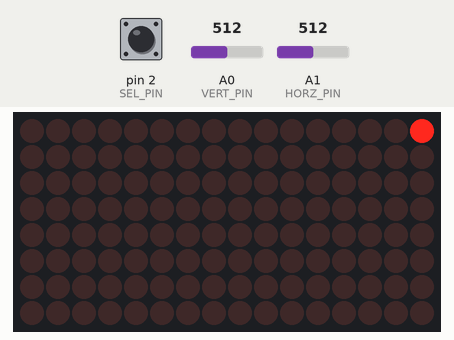
Recording of a sketch running on a simulated Arduino Uno, built with avr-gcc and run on an emulated ATmega328P. On the bench: 16×8 LED matrix. The inputs (shaded band) are chosen by the test bench; at power-on: A1 (HORZ_PIN) = 512, A0 (VERT_PIN) = 512, pin 2 (SEL_PIN) HIGH.

Above: at 1.2 s.
1.3 s: A1 (HORZ_PIN) set to 688
2.8 s: A1 (HORZ_PIN) set to 717
At 4.5 s:
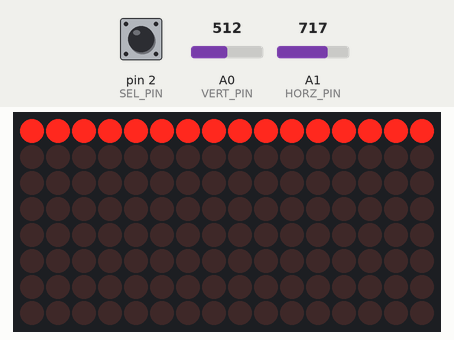
4.6 s: A0 (VERT_PIN) set to 310
6.1 s: A0 (VERT_PIN) set to 284
At 7.7 s:
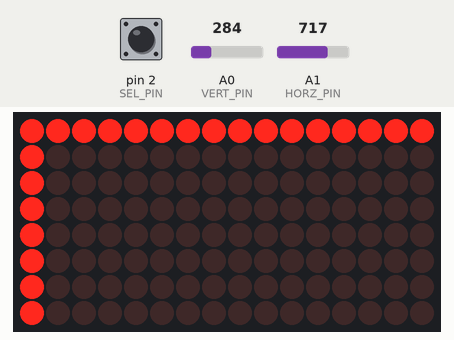
8.0 s: pin 2 (SEL_PIN) pulled LOW for 0.15 s
At 9.1 s:
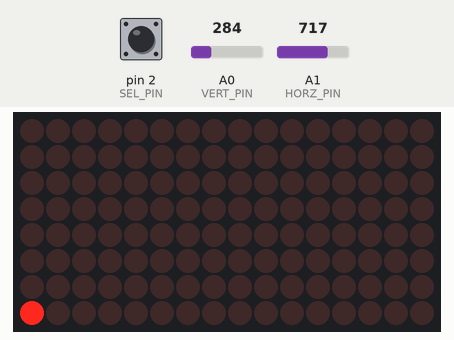
9.6 s: A1 (HORZ_PIN) set to 309
11.1 s: A1 (HORZ_PIN) set to 292
At 13.5 s:
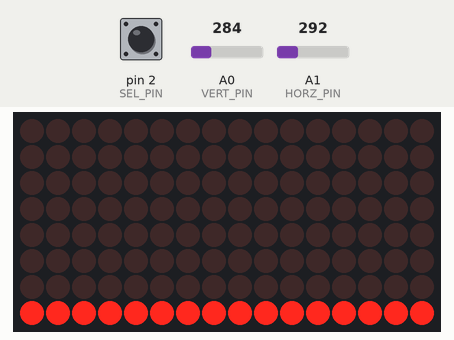
Timing chart, 0 to 13.9 s (numbered marks = the images above; inputs shaded):
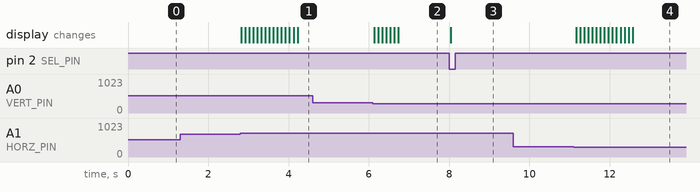

Measured:
- the behaviour switches between 700 and 701 on A1 (HORZ_PIN) (found by bisection; images 0 and 1)
- the behaviour switches between 300 and 299 on A0 (VERT_PIN) (found by bisection; images 1 and 2)
- the behaviour switches between 300 and 299 on A1 (HORZ_PIN) (found by bisection; images 3 and 4)
- after the input at 1.3 s, every drawn part: stays the same
- after the input at 2.8 s, the display: first changes at once (image 1 shows a later state)
- after the input at 4.6 s, every drawn part: stays the same
- after the input at 6.1 s, the display: first changes at once (image 2 shows a later state)
- after the input at 8.0 s, the display: changes after 0.05 s (image 3)
- after the input at 9.6 s, every drawn part: stays the same
- after the input at 11.1 s, the display: first changes after 0.06 s (image 4 shows a later state)

The sketch:

chall.ino
```cpp
#include <MD_MAX72xx.h>
#define MD_MAX7219 MD_MAX72xx

#define	MAX_DEVICES	2

const int maxX = MAX_DEVICES * 8 - 1;
const int maxY = 7;

#define	CLK_PIN		13
#define	DATA_PIN	11
#define	CS_PIN		10

#define VERT_PIN A0
#define HORZ_PIN A1
#define SEL_PIN  2

MD_MAX72XX mx = MD_MAX72XX(MD_MAX72XX::PAROLA_HW, CS_PIN, MAX_DEVICES);

int x = 0;
int y = 0;

void setup() {
  mx.begin();
  mx.control(MD_MAX72XX::INTENSITY, MAX_INTENSITY / 2);
  mx.clear();

  pinMode(VERT_PIN, INPUT);
  pinMode(HORZ_PIN, INPUT);
  pinMode(SEL_PIN, INPUT_PULLUP);
}

void loop() {
  int horz = analogRead(HORZ_PIN);
  int vert = analogRead(VERT_PIN);
  if (vert < 300) {
    y = min(y + 1, maxY);
  }
  if (vert > 700) {
    y = max(y - 1, 0);
  }
  if (horz > 700) {
    x = min(x + 1, maxX);
  }
  if (horz < 300) {
    x = max(x - 1, 0);
  }
  if (digitalRead(SEL_PIN) == LOW) {
    mx.clear();
  }
  mx.setPoint(y, x, true);
  mx.update();
  delay(100);
}

// Note: To Joy, don't give up trying to find out about the easter egg! -Neo
// {
//   "type": "wokwi-max7219-matrix",
//   "id": "matrix1",
//   "top": -3.64,
//   "left": 112.41,
//   "rotate": 180,
//   "attrs": { "chain": "2" }
// }
```
